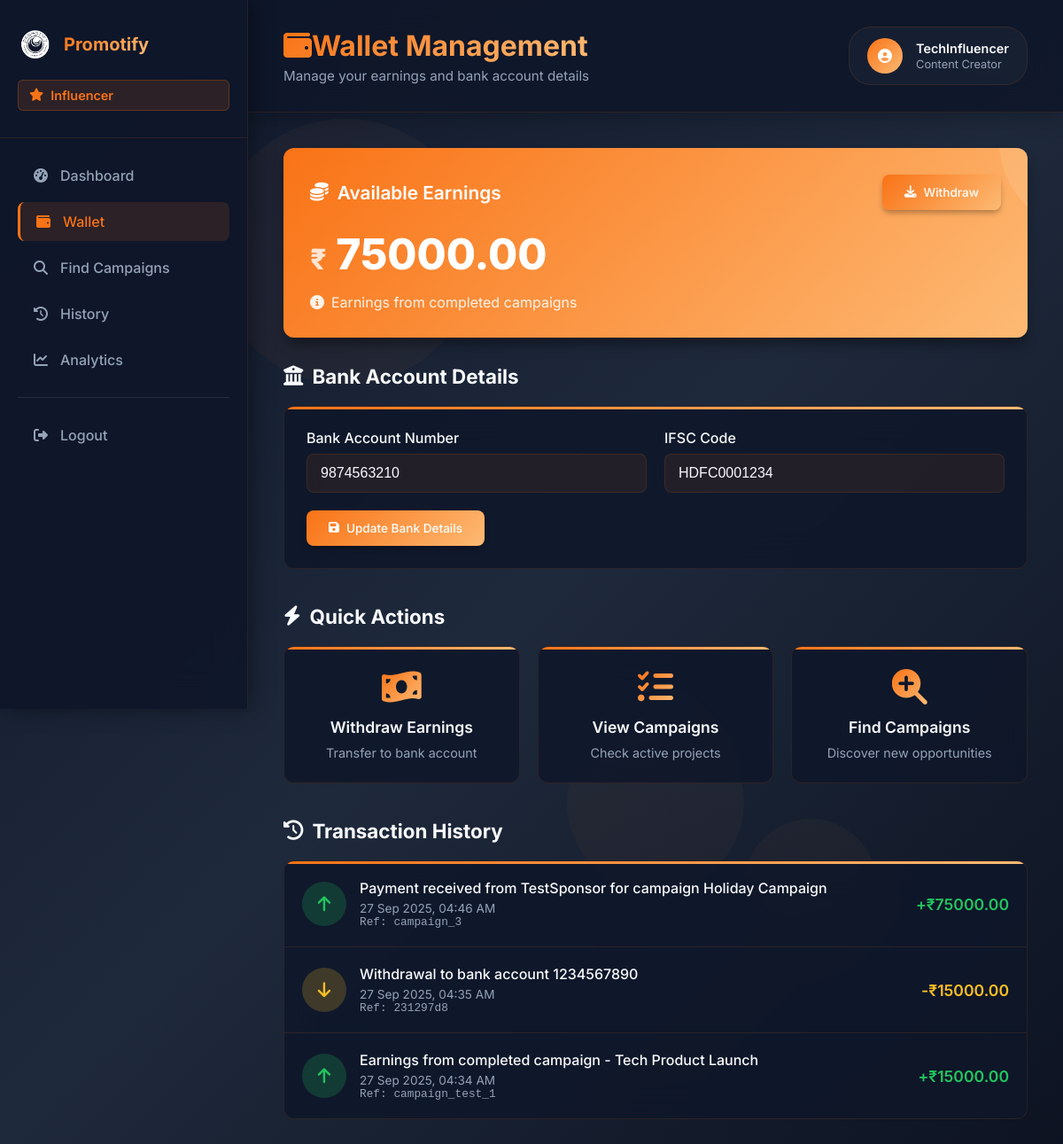
/iwallet (signed in), run on the app's committed database.
### models.py (models this page shows, shortened)
class Influencer(db.Model):
    id = db.Column(db.Integer, primary_key=True)
    username = db.Column(db.String(15), unique=True, nullable=False)
    email = db.Column(db.String(30), unique=True, nullable=False)
    password = db.Column(db.String(10), nullable=False)
    instagram = db.Column(db.String(15), unique=True, nullable=True)
    linkedin = db.Column(db.String(20), unique=True, nullable=True)
    twitter = db.Column(db.String(20), unique=True, nullable=True)
    youtube = db.Column(db.String(20), unique=True, nullable=True)
    bio = db.Column(db.Text, nullable=True)
    niche = db.Column(db.String(100), nullable=True)  # Primary niche
    secondary_niches = db.Column(db.String(200), nullable=True)  # JSON string for multiple niches
    instagram_followers = db.Column(db.Integer, default=0)
    youtube_subscribers = db.Column(db.Integer, default=0)
    twitter_followers = db.Column(db.Integer, default=0)
    linkedin_connections = db.Column(db.Integer, default=0)
    instagram_url = db.Column(db.String(200), nullable=True)
    youtube_url = db.Column(db.String(200), nullable=True)
    twitter_url = db.Column(db.String(200), nullable=True)
    linkedin_url = db.Column(db.String(200), nullable=True)
    engagement_rate = db.Column(db.Float, default=0.0)  # Average engagement rate
    profile_verified = db.Column(db.Boolean, default=False)
    profile_picture = db.Column(db.String(200), nullable=True)  # Path to profile picture
    last_profile_update = db.Column(db.DateTime, default=datetime.utcnow)
    wallet_balance = db.Column(db.Float, default=0.0, nullable=False)
    bank_account = db.Column(db.String(20), nullable=True)
    ifsc_code = db.Column(db.String(11), nullable=True)
    date_joined = db.Column(db.DateTime, default=datetime.utcnow)
    campaigns = db.relationship('Campaign', secondary='application',
                                primaryjoin="and_(Influencer.id==Application.influencer_id, Application.status=='accepted')",
                                backref=db.backref('accepted_influencers', lazy='dynamic'))

class WalletTransaction(db.Model):
    id = db.Column(db.Integer, primary_key=True)
    user_id = db.Column(db.Integer, nullable=False)  # Sponsor or Influencer ID
    user_type = db.Column(db.String(20), nullable=False)  # 'sponsor' or 'influencer'
    transaction_type = db.Column(db.String(20), nullable=False)  # 'credit', 'debit', 'recharge', 'withdrawal'
    amount = db.Column(db.Float, nullable=False)
    description = db.Column(db.Text, nullable=True)
    reference_id = db.Column(db.String(50), nullable=True)  # Campaign ID or Transaction reference
    created_at = db.Column(db.DateTime, default=datetime.utcnow)

### routes.py (the view, shortened to what this page needs)
    @app.route('/iwallet', methods=['GET', 'POST'])
    def influencer_wallet():
        if 'influencer_id' not in session:
            flash('You need to log in first.', 'error')
            return redirect(url_for('influ_log'))
        influencer = Influencer.query.get(session['influencer_id'])
        transactions = WalletTransaction.query.filter_by(
            user_id=influencer.id,
            user_type='influencer'
        ).order_by(WalletTransaction.created_at.desc()).limit(20).all()
        return render_template('iwallet.html',
                               influencer=influencer,
                               transactions=transactions)

### templates/iwallet.html (shortened to what this page needs)
<!DOCTYPE html>
<html lang="en">
<head>
    <link rel="stylesheet" type="text/css" href="{{ url_for('static', filename='css/iwallet.css') }}">
    <link rel="stylesheet" href="https://cdnjs.cloudflare.com/ajax/libs/font-awesome/6.4.0/css/all.min.css">
</head>
<body>
    <div class="background">
        <div class="shape shape-1"></div>
        <div class="shape shape-2"></div>
        <div class="shape shape-3"></div>
    </div>
    <aside class="sidebar">
        <div class="sidebar-header">
            <div class="logo">
                <img src="{{ url_for('static', filename='images/promotify.png') }}" alt="Promotify">
                <span class="logo-text">Promotify</span>
            </div>
            <div class="influencer-badge">
                <i class="fas fa-star"></i>
                <span>Influencer</span>
            </div>
        </div>
        <nav class="sidebar-nav">
            <ul>
                <li class="nav-item">
                    <a href="{{ url_for('influ_dash') }}" class="nav-link">
                        <i class="fas fa-tachometer-alt"></i>
                        <span>Dashboard</span>
                    </a>
                </li>
                <li class="nav-item active">
                    <a href="{{ url_for('influencer_wallet') }}" class="nav-link">
                        <i class="fas fa-wallet"></i>
                        <span>Wallet</span>
                    </a>
                </li>
                <li class="nav-item">
                    <a href="{{ url_for('ifind') }}" class="nav-link">
                        <i class="fas fa-search"></i>
                        <span>Find Campaigns</span>
                    </a>
                </li>
                <li class="nav-item">
                    <a href="{{ url_for('influencer_history') }}" class="nav-link">
                        <i class="fas fa-history"></i>
                        <span>History</span>
                    </a>
                </li>
                <li class="nav-item">
                    <a href="{{ url_for('influ_stats') }}" class="nav-link">
                        <i class="fas fa-chart-line"></i>
                        <span>Analytics</span>
                    </a>
                </li>
                <li class="nav-item logout">
                    <a href="{{ url_for('influ_logout') }}" class="nav-link">
                        <i class="fas fa-sign-out-alt"></i>
                        <span>Logout</span>
                    </a>
                </li>
            </ul>
        </nav>
    </aside>
    <main class="main-content">
        <header class="content-header">
            <div class="header-left">
                <h1><i class="fas fa-wallet"></i>Wallet Management</h1>
                <p class="header-subtitle">Manage your earnings and bank account details</p>
            </div>
            <div class="user-info">
                <div class="user-avatar">
                    <i class="fas fa-user-circle"></i>
                </div>
                <div class="user-details">
                    <span class="user-name">{{ influencer.username }}</span>
                    <span class="user-role">Content Creator</span>
                </div>
            </div>
        </header>
        <div class="content">
            <div class="wallet-balance-section">
                <div class="balance-card">
                    <div class="balance-header">
                        <h2><i class="fas fa-coins"></i>Available Earnings</h2>
                        <div class="balance-actions">
                            <button class="btn btn-primary" onclick="openWithdrawModal()"
                                    {% if not influencer.bank_account %}disabled title="Please add bank details first"{% endif %}>
                                <i class="fas fa-download"></i> Withdraw
                            </button>
                        </div>
                    </div>
                    <div class="balance-amount">
                        <span class="currency">₹</span>
                        <span class="amount">{{ "%.2f"|format(influencer.wallet_balance) }}</span>
                    </div>
                    <div class="balance-info">
                        <p><i class="fas fa-info-circle"></i> Earnings from completed campaigns</p>
                    </div>
                </div>
            </div>
            <div class="bank-details-section">
                <h3><i class="fas fa-university"></i>Bank Account Details</h3>
                <div class="bank-card">
                    <form action="{{ url_for('influencer_wallet') }}" method="POST">
                        <div class="form-row">
                            <div class="form-group">
                                <label for="bank_account">Bank Account Number</label>
                                <input type="text" id="bank_account" name="bank_account"
                                       value="{{ influencer.bank_account or '' }}"
                                       placeholder="Enter your account number">
                            </div>
                            <div class="form-group">
                                <label for="ifsc_code">IFSC Code</label>
                                <input type="text" id="ifsc_code" name="ifsc_code"
                                       value="{{ influencer.ifsc_code or '' }}"
                                       placeholder="Enter IFSC code" maxlength="11">
                            </div>
                        </div>
                        <button type="submit" class="btn btn-success">
                            <i class="fas fa-save"></i> Update Bank Details
                        </button>
                    </form>
                </div>
            </div>
            <div class="quick-actions-section">
                <h3><i class="fas fa-bolt"></i>Quick Actions</h3>
                <div class="action-cards">
                    <div class="action-card" onclick="openWithdrawModal()">
                        <i class="fas fa-money-bill-wave"></i>
                        <h4>Withdraw Earnings</h4>
                        <p>Transfer to bank account</p>
                    </div>
                    <div class="action-card" onclick="location.href='{{ url_for('influ_dash') }}'">
                        <i class="fas fa-tasks"></i>
                        <h4>View Campaigns</h4>
                        <p>Check active projects</p>
                    </div>
                    <div class="action-card" onclick="location.href='{{ url_for('ifind') }}'">
                        <i class="fas fa-search-plus"></i>
                        <h4>Find Campaigns</h4>
                        <p>Discover new opportunities</p>
                    </div>
                </div>
            </div>
            <div class="transaction-history-section">
                <h3><i class="fas fa-history"></i>Transaction History</h3>
                {% if transactions %}
                    <div class="transactions-list">
                        {% for transaction in transactions %}
                        <div class="transaction-item {{ transaction.transaction_type }}">
                            <div class="transaction-icon">
                                {% if transaction.transaction_type == 'credit' %}
                                    <i class="fas fa-arrow-up text-success"></i>
                                {% else %}
                                    <i class="fas fa-arrow-down text-warning"></i>
                                {% endif %}
                            </div>
                            <div class="transaction-details">
                                <div class="transaction-description">{{ transaction.description }}</div>
                                <div class="transaction-date">{{ transaction.created_at.strftime('%d %b %Y, %I:%M %p') }}</div>
                                {% if transaction.reference_id %}
                                    <div class="transaction-ref">Ref: {{ transaction.reference_id }}</div>
                                {% endif %}
                            </div>
                            <div class="transaction-amount {{ transaction.transaction_type }}">
                                {% if transaction.transaction_type == 'credit' %}
                                    +₹{{ "%.2f"|format(transaction.amount) }}
                                {% else %}
                                    -₹{{ "%.2f"|format(transaction.amount) }}
                                {% endif %}
                            </div>
                        </div>
                        {% endfor %}
                    </div>
                {% else %}
                    <div class="empty-state">
                        <i class="fas fa-receipt"></i>
                        <p>No transactions yet. Complete campaigns to start earning!</p>
                    </div>
                {% endif %}
            </div>
        </div>
    </main>
</body>
</html>

### data on the page
Influencer: username "TechInfluencer", wallet_balance "75000.00", bank_account "9874563210", ifsc_code "HDFC0001234"
WalletTransaction: transaction_type "credit" (drawn), amount "75000.00"
WalletTransaction: transaction_type "withdrawal" (drawn), amount "15000.00"
WalletTransaction: transaction_type "credit" (drawn), amount "15000.00"
